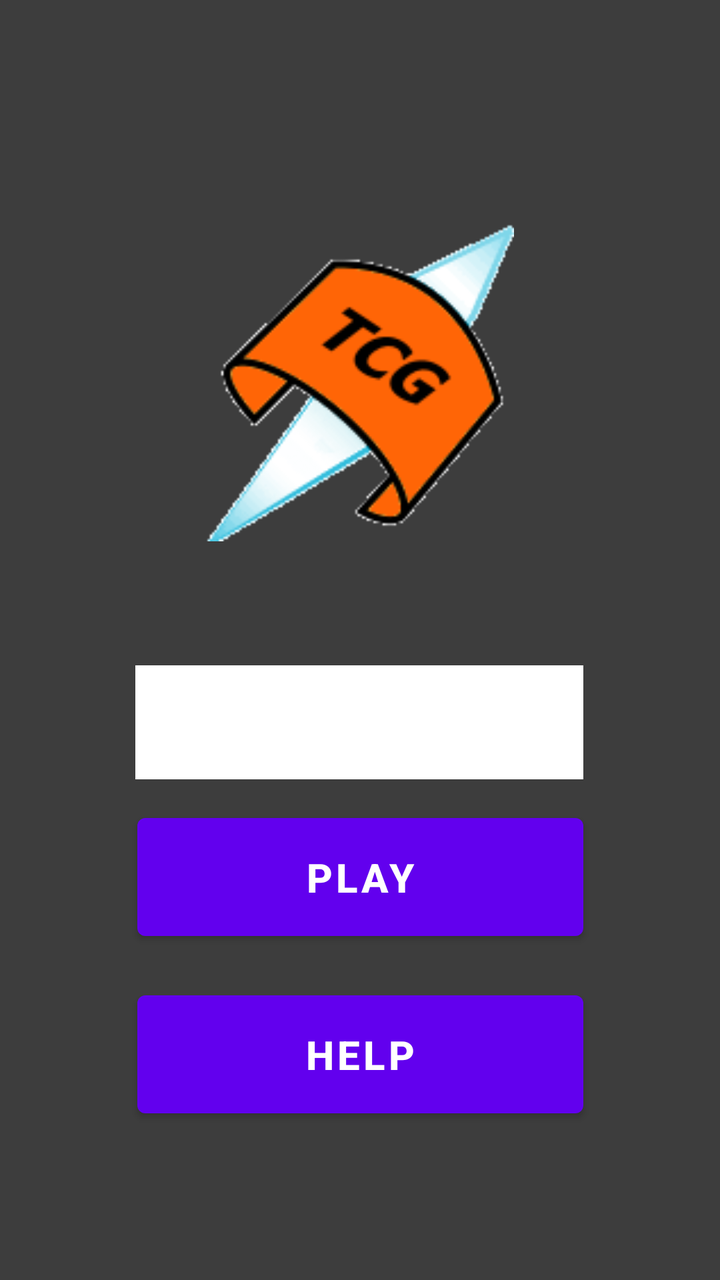
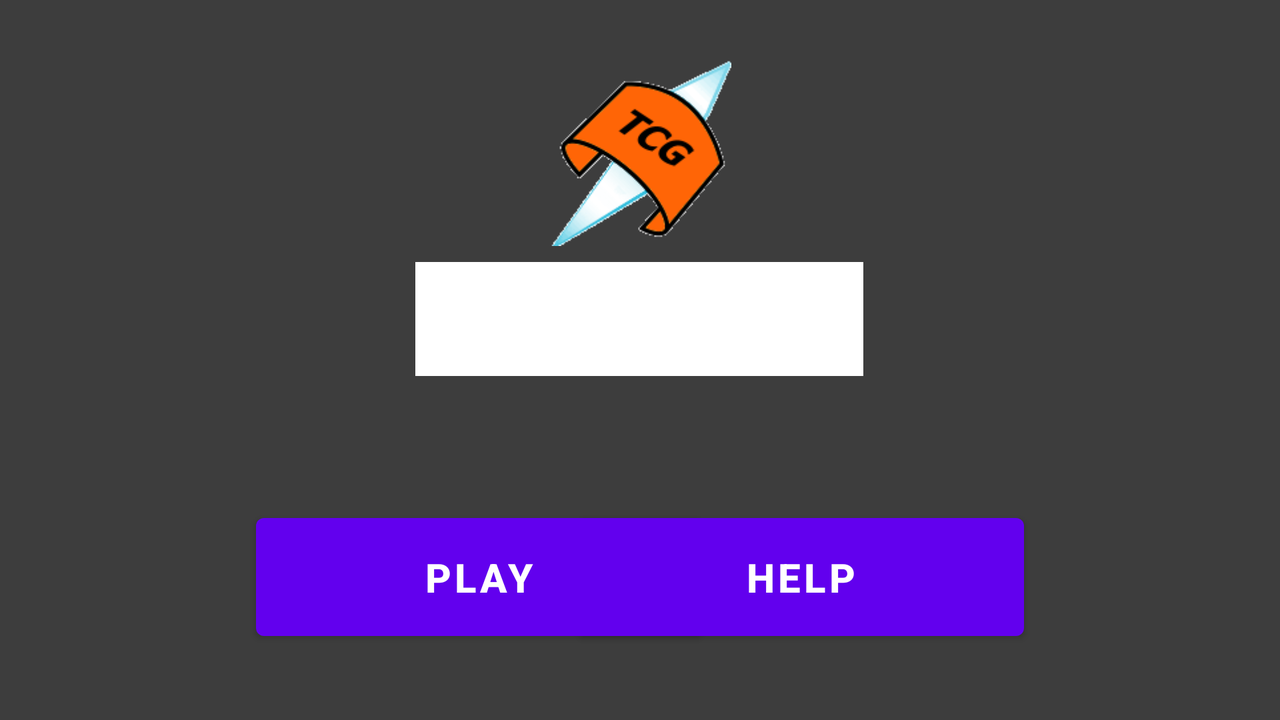

An Android layout and its configuration variant, each rendered on a device that would load it. The default file and the variant file are quoted in full after the pictures.
<!-- AndroidManifest.xml: application theme SplashTheme -->
<!-- res/layout/game_main.xml -->
<?xml version="1.0" encoding="utf-8"?>
<androidx.constraintlayout.widget.ConstraintLayout xmlns:android="http://schemas.android.com/apk/res/android"
    xmlns:app="http://schemas.android.com/apk/res-auto"
    xmlns:tools="http://schemas.android.com/tools"
    android:layout_width="match_parent"
    android:layout_height="match_parent"
    tools:context=".MainGame"
    android:background="@color/grey">

    <ImageView
        android:id="@+id/imageView"
        android:layout_width="192dp"
        android:layout_height="159dp"
        android:layout_marginVertical="30dp"
        android:layout_weight="0.3"
        android:gravity="center"
        android:src="@drawable/logoprov"
        app:layout_constraintBottom_toBottomOf="parent"
        app:layout_constraintEnd_toEndOf="parent"
        app:layout_constraintHorizontal_bias="0.497"
        app:layout_constraintStart_toStartOf="parent"
        app:layout_constraintTop_toTopOf="parent"
        app:layout_constraintVertical_bias="0.194"></ImageView>

    <Spinner
        android:layout_width="224dp"
        android:layout_height="57dp"
        app:layout_constraintBottom_toTopOf="@+id/playButton"
        android:id="@+id/spinner"
        android:background="@color/white"
        app:layout_constraintEnd_toEndOf="parent"
        app:layout_constraintHorizontal_bias="0.497"
        app:layout_constraintStart_toStartOf="parent"
        app:layout_constraintTop_toBottomOf="@+id/imageView"
        app:layout_constraintVertical_bias="0.824" />

    <Button
        android:id="@+id/playButton"
        android:layout_width="223dp"
        android:layout_height="71dp"
        app:layout_constraintBottom_toBottomOf="parent"
        app:layout_constraintEnd_toEndOf="parent"
        app:layout_constraintStart_toStartOf="parent"
        app:layout_constraintTop_toBottomOf="@+id/imageView"
        app:layout_constraintVertical_bias="0.444"
        android:textStyle="bold"
        android:textSize="20dp"
        android:text="PLAY"/>

    <Button
        android:id="@+id/helpButton"
        android:layout_width="223dp"
        android:layout_height="71dp"
        app:layout_constraintBottom_toBottomOf="parent"
        app:layout_constraintEnd_toEndOf="parent"
        app:layout_constraintStart_toStartOf="parent"
        app:layout_constraintTop_toBottomOf="@+id/playButton"
        app:layout_constraintVertical_bias="0.185"
        android:textStyle="bold"
        android:textSize="20dp"
        android:text="HELP"/>

</androidx.constraintlayout.widget.ConstraintLayout>
<!-- resources referenced by this layout -->
<resources>
  <color name="grey">#3D3D3D</color>
  <color name="white">#FFFFFFFF</color>
  <!-- drawable logoprov: png bitmap (drawable-v24, 13052 bytes) -->
  <style name="SplashTheme" parent="Theme.MaterialComponents.Light.NoActionBar">
          <item name="android:windowBackground">@drawable/splash_background</item>
      </style>
  <!-- drawable splash_background (drawable) -->
  <?xml version="1.0" encoding="utf-8"?>
  <layer-list xmlns:android="http://schemas.android.com/apk/res/android">
      <item android:drawable="@color/white" />
      
      <item>
          <bitmap android:gravity="center" android:src="@drawable/launchscreen" />
          
      </item>
  </layer-list>
</resources>
<!-- res/layout-land/game_main.xml (the repository's variant of the layout above) -->
<!-- drawn on the phone turned sideways -->
<?xml version="1.0" encoding="utf-8"?>
<androidx.constraintlayout.widget.ConstraintLayout xmlns:android="http://schemas.android.com/apk/res/android"
    xmlns:app="http://schemas.android.com/apk/res-auto"
    xmlns:tools="http://schemas.android.com/tools"
    android:layout_width="match_parent"
    android:layout_height="match_parent"
    tools:context=".MainGame"
    android:background="@color/grey">

    <ImageView
        android:id="@+id/imageView"
        android:layout_width="115dp"
        android:layout_height="93dp"
        android:layout_marginVertical="30dp"
        android:layout_weight="0.3"
        android:gravity="center"
        android:src="@drawable/logoprov"
        app:layout_constraintBottom_toBottomOf="parent"
        app:layout_constraintEnd_toEndOf="parent"
        app:layout_constraintStart_toStartOf="parent"
        app:layout_constraintTop_toTopOf="parent"
        app:layout_constraintVertical_bias="0.0"></ImageView>

    <Spinner
        android:id="@+id/spinner"
        android:layout_width="224dp"
        android:layout_height="57dp"
        android:layout_marginTop="8dp"
        android:background="@color/white"
        app:layout_constraintEnd_toEndOf="parent"
        app:layout_constraintHorizontal_bias="0.499"
        app:layout_constraintStart_toStartOf="parent"
        app:layout_constraintTop_toBottomOf="@+id/imageView" />

    <Button
        android:id="@+id/playButton"
        android:layout_width="223dp"
        android:layout_height="71dp"
        android:layout_marginStart="128dp"
        android:layout_marginBottom="36dp"
        android:text="PLAY"
        android:textSize="20dp"
        android:textStyle="bold"
        app:layout_constraintBottom_toBottomOf="parent"
        app:layout_constraintStart_toStartOf="parent" />

    <Button
        android:id="@+id/helpButton"
        android:layout_width="223dp"
        android:layout_height="71dp"
        android:layout_marginEnd="128dp"
        android:layout_marginBottom="36dp"
        android:text="HELP"
        android:textSize="20dp"
        android:textStyle="bold"
        app:layout_constraintBottom_toBottomOf="parent"
        app:layout_constraintEnd_toEndOf="parent" />

</androidx.constraintlayout.widget.ConstraintLayout>
